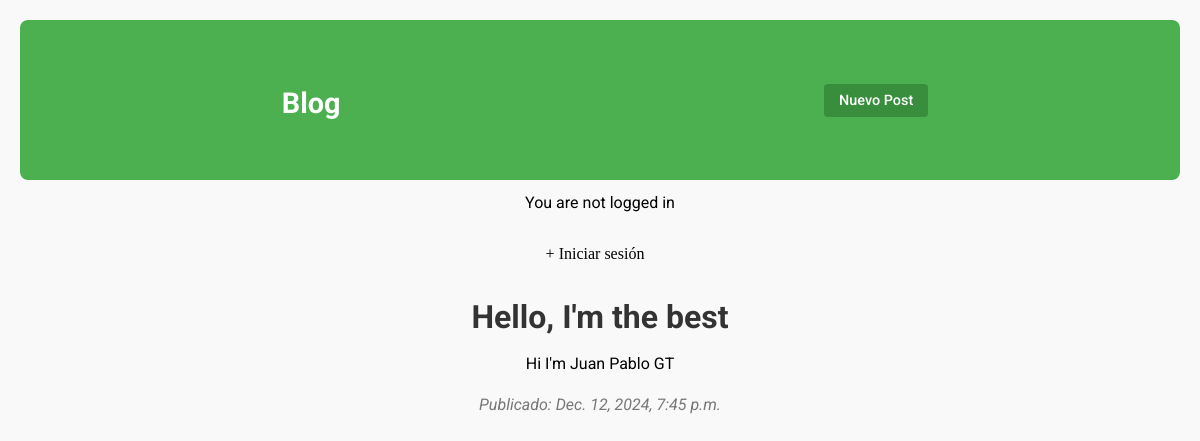
The app's page /post/1/ with its own data.
### blog/models.py (models this page shows, shortened)
class Post(models.Model):
    title = models.CharField(max_length=255)
    author = models.ForeignKey(
        'auth.User',
        on_delete=models.CASCADE,
    )
    body = models.TextField()
    created = models.DateTimeField(auto_now_add=True)

### blog/views.py (the view)
# urls.py: path('post/<int:pk>/', BlogDetailView.as_view(), name='post_detail'),
class BlogDetailView(DetailView):
    model = Post
    template_name = 'post_detail.html'

### blog/templates/post_detail.html (shortened to what this page needs)
{% extends 'base.html' %}
{% block content %}
    <h1>{{ post.title }}</h1>
    <p>{{ post.body }}</p>
    <p>Publicado: {{ post.created }}</p>
{% endblock content %}

### static/css/base.css (style rules this page uses)
body { font-family: 'Roboto', sans-serif; margin: 0; padding: 0; background-color: #f9f9f9; color: #333; }
p { margin: 10px 0; }
h1 { font-size: 1.8rem; color: #333333; margin-bottom: 15px; }
h1 { font-size: 2rem; color: #333333; margin-bottom: 15px; text-align: center; }
p { font-size: 1rem; color: #000000; line-height: 1.6; margin-bottom: 15px; text-align: center; }
p:last-of-type { font-style: italic; color: #777777; }

### records on screen
Post: title "Hello, I'm the best", body "Hi I'm Juan Pablo GT", created "Dec. 12, 2024, 7:45 p.m."
